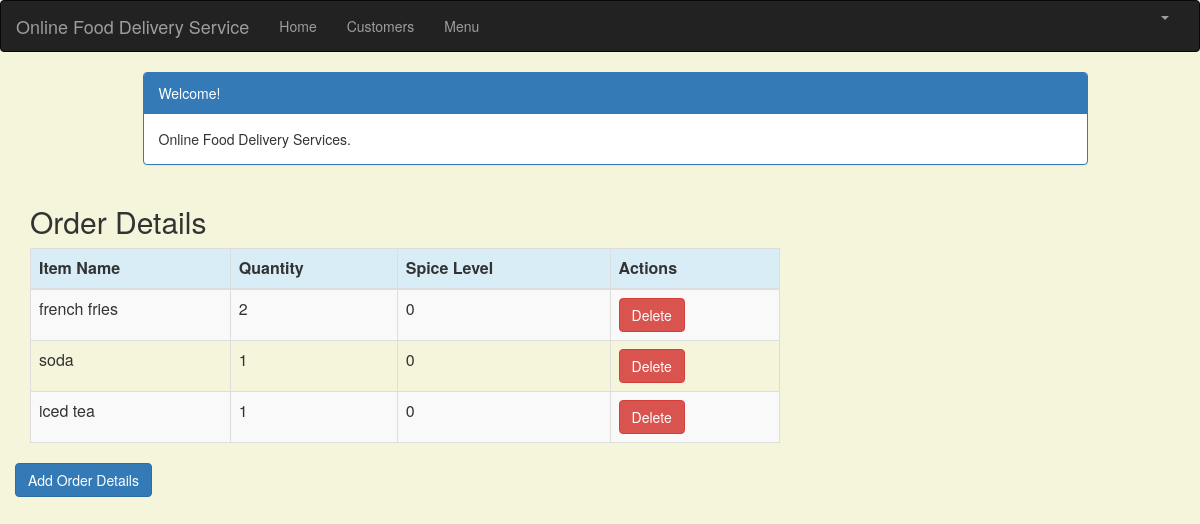
/customer/order/11/details/ (signed in), run on the app's committed database.
### users/models.py (models this page shows, shortened)
class OrderDetails(models.Model):
    detail_order_id = models.ForeignKey(Order, on_delete=models.CASCADE, related_name='orderid')
    detail_item_name = models.ForeignKey(Item, on_delete=models.CASCADE, related_name='itemname')
    detail_quantity = models.IntegerField(blank=False)
    detail_spice_level = models.IntegerField()
    created_date = models.DateTimeField(
        default=timezone.now)
    updated_date = models.DateTimeField(auto_now_add=True)

class Item(models.Model):
    item_name = models.CharField(blank=False, max_length=50)
    item_description = models.CharField(max_length=500)
    item_price = models.CharField(blank=False, max_length=200)
    created_date = models.DateTimeField(
        default=timezone.now)
    updated_date = models.DateTimeField(auto_now_add=True)
    def __str__(self):
        return str(self.item_name)

### users/views.py (the view)
# urls.py: path('customer/order/<int:pk>/details/', views.order_detail_list, name='order_detail_list'),
@login_required
def order_detail_list(request, pk):
    order = get_object_or_404(Order, pk=pk)
    orders = Order.objects.filter(created_date__lte=timezone.now())
    orderdetails = OrderDetails.objects.filter(detail_order_id=pk)
    return render(request, 'users/order_detail_list.html', {'orders': orders, 'orderdetails': orderdetails})

### users/templates/users/order_detail_list.html (shortened to what this page needs)
{% extends 'users/base.html' %}
{% block content %}
    <html>
    <head>
        <link rel="stylesheet" href="https://maxcdn.bootstrapcdn.com/bootstrap/3.3.4/css/bootstrap.min.css">
    </head>
    <body>
    <div class="container">
        <div class="row">
            <div class="col-md-10 col-md-offset-1">
                <div class="panel panel-primary">
                    <div class="panel-heading">Welcome!</div>
                    <div class="panel-body">
                        Online Food Delivery Services.
                    </div>
                </div>
            </div>
        </div>
    </div>
    <div class="row">
        <h2 style="padding-left: 15Px">Order Details</h2>
    </div>
    <div>
        <table class="table table-striped table-bordered table-hover">
            <thead>
            <tr class="bg-info">
                <th>Item Name</th>
                <th>Quantity</th>
                <th>Spice Level</th>
                <th colspan="3">Actions</th>
            </tr>
            </thead>
            <tbody>
            {% for orderdetails in orderdetails %}
                <tr>
                    <td>{{ orderdetails.detail_item_name }}</td>
                    <td>{{ orderdetails.detail_quantity }}</td>
                    <td>{{ orderdetails.detail_spice_level }}</td>
                    <td><a href="{% url 'users:order_details_delete' pk=orderdetails.pk %}"
                           class="btn btn-danger">Delete</a>
                    </td>
                </tr>
            {% endfor %}
            </tbody>
        </table>
        <div class="row">
         <a href="{% url 'users:order_details_add' %}" class="row"><span
                    class="btn btn-primary">Add Order Details</span></a>
         </div>
    </div>
    </body>
    </html>
{% endblock %}s

### users/templates/users/order_detail_list.html (style rules this page uses)
body { background-color: beige; }

### data on the page
OrderDetails: detail_item_name "french fries", detail_quantity "2", detail_spice_level "0"
OrderDetails: detail_item_name "soda", detail_quantity "1", detail_spice_level "0"
OrderDetails: detail_item_name "iced tea", detail_quantity "1", detail_spice_level "0"
